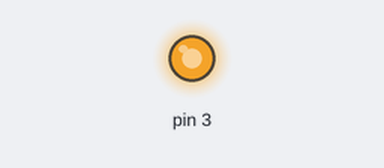
Bench run of a sketch on a simulated Arduino Uno, built with avr-gcc and run on an emulated ATmega328P. On the bench: output pins drawn as LEDs (lit = HIGH).

Above: at 0.1 s.
Timing chart, 0 to 1.6 s (numbered marks = the images above):
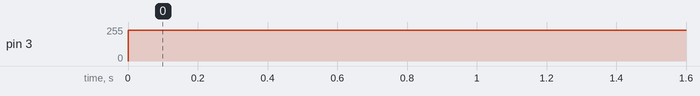

The sketch:

Laser_v1_0.ino
```cpp
//Laser v1.0
  //Created by Matthew Mason,
  //January 2014
const int ms = 2;
void setup()
{
  pinMode(3, OUTPUT);
}
void loop()
{
  analogWrite(3, 230);
//  delay(ms);
//  analogWrite(3, 0);
//  delay(ms);
}
```

Measured:
- by itself, pin 3: 0/255 → 230/255 at 0.00 s
